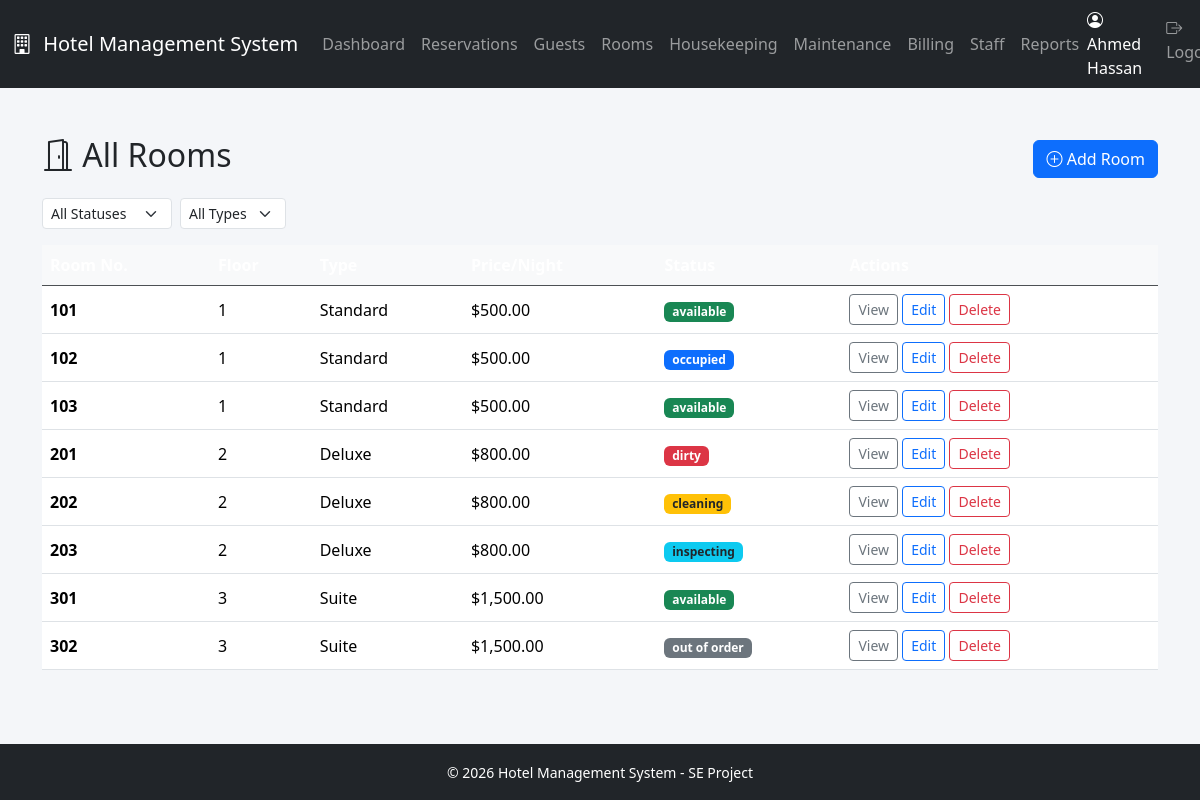
Page /rooms (signed in) on the committed database.
### tables this page shows
CREATE TABLE rooms (
    id            INT UNSIGNED AUTO_INCREMENT PRIMARY KEY,
    room_type_id  INT UNSIGNED NOT NULL,
    room_number   VARCHAR(10)  NOT NULL UNIQUE,
    floor         TINYINT UNSIGNED NOT NULL,
    status        ENUM('available','occupied','dirty','cleaning','inspecting','out_of_order') NOT NULL DEFAULT 'available',
    notes         TEXT,
    created_at    TIMESTAMP DEFAULT CURRENT_TIMESTAMP,
    updated_at    TIMESTAMP DEFAULT CURRENT_TIMESTAMP ON UPDATE CURRENT_TIMESTAMP,
    CONSTRAINT fk_rooms_type FOREIGN KEY (room_type_id) REFERENCES room_types(id)
);

CREATE TABLE room_types (
    id          INT UNSIGNED AUTO_INCREMENT PRIMARY KEY,
    name        VARCHAR(100) NOT NULL UNIQUE,    
    description TEXT,
    base_price  DECIMAL(10,2) NOT NULL,
    capacity    TINYINT UNSIGNED NOT NULL DEFAULT 2
);

### core/Controller.php (called while the page is built, shortened)
<?php
class Controller
{
    protected function view(string $viewPath, array $data = []): void
    {
        extract($data);
        $file = VIEW_PATH . '/' . $viewPath . '.php';
        require $file;
    }
}
?>

### app/controllers/RoomsController.php (called while the page is built, shortened)
<?php
class RoomsController extends Controller
{
    public function index()
    {
        $room  = new Room();
        $rooms = $room->all();
        $this->view('rooms/index', ['rooms' => $rooms]);
    }
}

### index.php (called while the page is built, shortened)
<?php
require_once CORE_PATH . '/Database.php';
require_once CORE_PATH . '/Model.php';
require_once CORE_PATH . '/Controller.php';
$router = new Router();
$router->dispatch();

### core/Database.php (called while the page is built, shortened)
<?php
class Database
{
    private static $instance = null;
    public static function getConnection()
    {
        if (self::$instance === null) {
            self::$instance = mysqli_connect(DB_HOST, DB_USER, DB_PASS, DB_NAME);
            mysqli_set_charset(self::$instance, DB_CHARSET);
        }
        return self::$instance;
    }
}

### core/Model.php (called while the page is built, shortened)
<?php
class Model
{
    public function __construct()
    {
        $this->db = Database::getConnection();
    }
}

### app/models/Room.php (called while the page is built, shortened)
<?php
class Room extends Model
{
    public function all()
    {
        $stmt = mysqli_prepare(
            $this->db,
            "SELECT rooms.*,
                    room_types.name AS type_name,
                    room_types.base_price AS base_price,
                    room_types.description AS type_description,
                    room_types.capacity AS capacity
             FROM   rooms
             JOIN   room_types ON rooms.room_type_id = room_types.id
             ORDER BY rooms.room_number ASC"
        );
        mysqli_stmt_execute($stmt);
        $result = mysqli_stmt_get_result($stmt);
        return mysqli_fetch_all($result, MYSQLI_ASSOC);
    }
}

### app/views/rooms/index.php (the view, shortened to what this page needs)
<div class="container mt-4">
    <div class="d-flex justify-content-between align-items-center mb-3">
        <h2><i class="bi bi-door-open"></i> All Rooms</h2>
        <a href="<?= APP_URL ?>/rooms/create" class="btn btn-primary">
            <i class="bi bi-plus-circle"></i> Add Room
        </a>
    </div>
    <div class="row g-2 mb-3">
        <div class="col-auto">
            <select id="filterStatus" class="form-select form-select-sm">
                <option value="">All Statuses</option>
            </select>
        </div>
        <div class="col-auto">
            <select id="filterType" class="form-select form-select-sm">
                <option value="">All Types</option>
            </select>
        </div>
    </div>
    <div class="table-responsive">
        <table class="table table-hover align-middle" id="roomsTable">
            <thead class="table-dark">
                <tr>
                    <th>Room No.</th>
                    <th>Floor</th>
                    <th>Type</th>
                    <th>Price/Night</th>
                    <th>Status</th>
                    <th>Actions</th>
                </tr>
            </thead>
            <tbody>
                <?php if (empty($rooms)): ?>
                    <tr>
                        <td colspan="6" class="text-center text-muted py-4">No rooms found.</td>
                    </tr>
                <?php else: ?>
                    <?php foreach ($rooms as $room): ?>
                        <tr data-status="<?= $room['status'] ?>"
                            data-type="<?= htmlspecialchars($room['type_name']) ?>">
                            <td><strong><?= htmlspecialchars($room['room_number']) ?></strong></td>
                            <td><?= (int)$room['floor'] ?></td>
                            <td><?= htmlspecialchars($room['type_name']) ?></td>
                            <td>$<?= number_format($room['base_price'], 2) ?></td>
                            <td>
                                <?php
                                $badgeMap = [
                                    'available'    => 'success',
                                    'occupied'     => 'primary',
                                    'dirty'        => 'danger',
                                    'cleaning'     => 'warning text-dark',
                                    'inspecting'   => 'info text-dark',
                                    'out_of_order' => 'secondary',
                                ];
                                $badge = $badgeMap[$room['status']] ?? 'dark';
                                ?>
                                <span class="badge bg-<?= $badge ?>">
                                    <?= htmlspecialchars(str_replace('_', ' ', $room['status'])) ?>
                                </span>
                            </td>
                            <td>
                                <a href="<?= APP_URL ?>/rooms/show/<?= $room['id'] ?>"
                                   class="btn btn-sm btn-outline-secondary">View</a>
                                <a href="<?= APP_URL ?>/rooms/edit/<?= $room['id'] ?>"
                                   class="btn btn-sm btn-outline-primary">Edit</a>
                                <form method="POST"
                                      action="<?= APP_URL ?>/rooms/delete/<?= $room['id'] ?>"
                                      class="d-inline"
                                      onsubmit="return confirm('Delete room <?= htmlspecialchars($room['room_number']) ?>?')">
                                    <button type="submit" class="btn btn-sm btn-outline-danger">Delete</button>
                                </form>
                            </td>
                        </tr>
                    <?php endforeach; ?>
                <?php endif; ?>
            </tbody>
        </table>
    </div>
</div>
<?php
require VIEW_PATH . '/layouts/main.php';
?>

### public/assets/css/style.css (style rules this page uses)
body { font-family: 'Segoe UI', Tahoma, Geneva, Verdana, sans-serif; background-color: #f4f6f9; min-height: 100vh; display: flex; flex-direction: column; }
.table th { font-weight: 600; background-color: #f8f9fa; }

### rows in the picture
rooms: room_number "101", floor "1", room_type.name "Standard", room_type.base_price "500.00", status "available"
rooms: room_number "102", floor "1", room_type.name "Standard", room_type.base_price "500.00", status "occupied"
rooms: room_number "103", floor "1", room_type.name "Standard", room_type.base_price "500.00", status "available"
rooms: room_number "201", floor "2", room_type.name "Deluxe", room_type.base_price "800.00", status "dirty"
rooms: room_number "202", floor "2", room_type.name "Deluxe", room_type.base_price "800.00", status "cleaning"
rooms: room_number "203", floor "2", room_type.name "Deluxe", room_type.base_price "800.00", status "inspecting"
rooms: room_number "301", floor "3", room_type.name "Suite", room_type.base_price "1,500.00", status "available"
rooms: room_number "302", floor "3", room_type.name "Suite", room_type.base_price "1,500.00", status "out of order"

### other values in the picture
APP_NAME "Hotel Management System"
$currentUserName "Ahmed Hassan"
